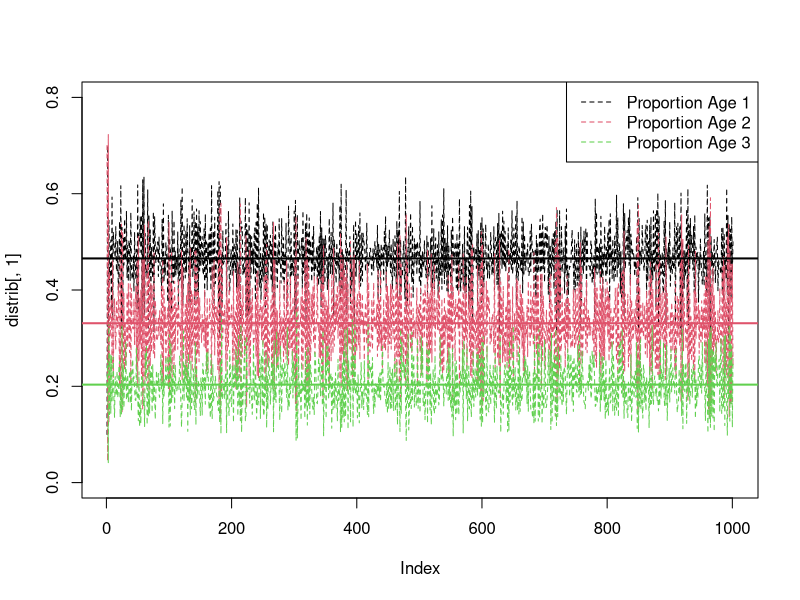
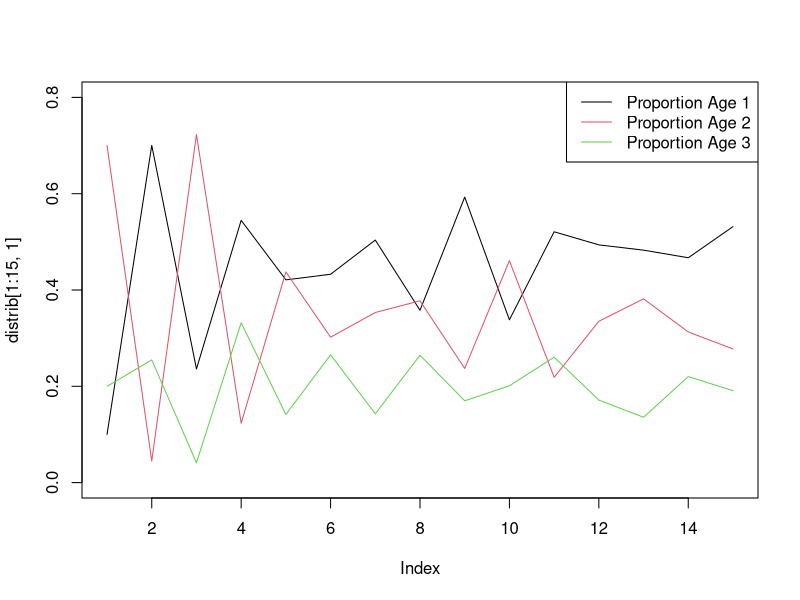
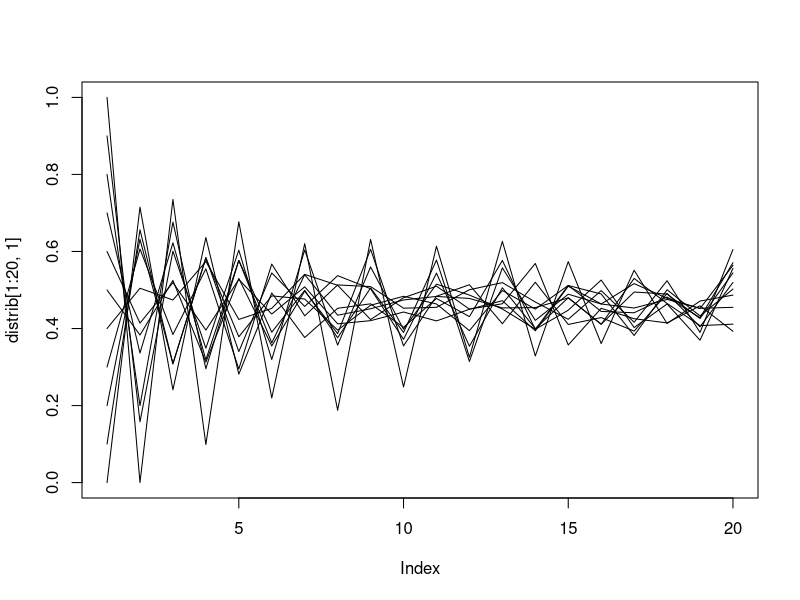

These figures' R source, in order:
# population plot

N = 3
T = 1000
b = 1.5
c = 0.9
d = 0.8
e = 0.5
eps = 0.3
pop = 100
J = 1000
v_0 <- c(0.1,0.7,0.2)

sample_L <- function(b, c, d, e, eps){
  L <- matrix(0,3,3)
  rdm <- runif(4, -eps, eps)
  L[1,2] = b + rdm[1]
  L[1,3] = e + rdm[4]
  L[2,1] = c + rdm[2]
  L[3,2] = d + rdm[3]
  return(L)
}

population <- numeric(T+1)
U <- v_0
distrib <- matrix(0,T+1,N)
population[1] <- pop
distrib[1,] <- v_0

for (t in seq_len(T)){
  L <- sample_L(b,c,d,e,eps)
  U=L%*%U
  population[t+1]=sum(U)
  distrib[t+1,]=U/population[t+1]
}
#plot(population, type="l", ylab="Population size", xlab="Time")   #ignore


means <- apply(distrib[200:1001,], 2, mean)


plot1=plot(distrib[,1], col=1, type="l", ylim=c(0,0.8), lty=2)+lines(distrib[,2], col=2, type="l", lty=2)+lines(distrib[,3], col=3, type="l", lty=2)
legend(legend=c("Proportion Age 1", "Proportion Age 2", "Proportion Age 3"), col=1:3, "topright", lty=2)
abline(h=means[1:3], col=1:3, lwd=2)




distrib[1:10,]   # it quickly converges to the stationary distributions, let's look at the first 15 steps

plot1=plot(distrib[1:15,1], col=1, type="l", ylim=c(0,0.8))+lines(distrib[1:15,2], col=2, type="l", lty=1)+lines(distrib[1:15,3], col=3, type="l", lty=1)
legend(legend=c("Proportion Age 1", "Proportion Age 2", "Proportion Age 3"), col=1:3, "topright", lty=1)


# Let's see how v[1] behaves with different starting values v_0


v_0 <- c(0,0.5,0.5)
population <- numeric(T+1)
U <- v_0
distrib <- matrix(0,T+1,N)
population[1] <- pop
distrib[1,] <- v_0
for (t in seq_len(T)){
  L <- sample_L(b,c,d,e,eps)
  U=L%*%U
  population[t+1]=sum(U)
  distrib[t+1,]=U/population[t+1]
}
plot(distrib[1:20,1], col=1, type="l", ylim=c(0,1))


v_0 <- c(0.1,0.2,0.7)
population <- numeric(T+1)
U <- v_0
distrib <- matrix(0,T+1,N)
population[1] <- pop
distrib[1,] <- v_0
for (t in seq_len(T)){
  L <- sample_L(b,c,d,e,eps)
  U=L%*%U
  population[t+1]=sum(U)
  distrib[t+1,]=U/population[t+1]
}
lines(distrib[1:20,1], col=1, type="l", ylim=c(0,0.8))

v_0 <- c(0.2,0.4,0.4)
population <- numeric(T+1)
U <- v_0
distrib <- matrix(0,T+1,N)
population[1] <- pop
distrib[1,] <- v_0
for (t in seq_len(T)){
  L <- sample_L(b,c,d,e,eps)
  U=L%*%U
  population[t+1]=sum(U)
  distrib[t+1,]=U/population[t+1]
}
lines(distrib[1:20,1], col=1, type="l", ylim=c(0,0.8))


v_0 <- c(0.3,0.4,0.3)
population <- numeric(T+1)
U <- v_0
distrib <- matrix(0,T+1,N)
population[1] <- pop
distrib[1,] <- v_0
for (t in seq_len(T)){
  L <- sample_L(b,c,d,e,eps)
  U=L%*%U
  population[t+1]=sum(U)
  distrib[t+1,]=U/population[t+1]
}
lines(distrib[1:20,1], col=1, type="l", ylim=c(0,0.8))



v_0 <- c(0.4,0.3,0.3)
population <- numeric(T+1)
U <- v_0
distrib <- matrix(0,T+1,N)
population[1] <- pop
distrib[1,] <- v_0
for (t in seq_len(T)){
  L <- sample_L(b,c,d,e,eps)
  U=L%*%U
  population[t+1]=sum(U)
  distrib[t+1,]=U/population[t+1]
}
lines(distrib[1:20,1], col=1, type="l", ylim=c(0,0.8))


v_0 <- c(0.5,0.3,0.2)
population <- numeric(T+1)
U <- v_0
distrib <- matrix(0,T+1,N)
population[1] <- pop
distrib[1,] <- v_0
for (t in seq_len(T)){
  L <- sample_L(b,c,d,e,eps)
  U=L%*%U
  population[t+1]=sum(U)
  distrib[t+1,]=U/population[t+1]
}
lines(distrib[1:20,1], col=1, type="l", ylim=c(0,0.8))

v_0 <- c(0.6,0.2,0.2)
population <- numeric(T+1)
U <- v_0
distrib <- matrix(0,T+1,N)
population[1] <- pop
distrib[1,] <- v_0
for (t in seq_len(T)){
  L <- sample_L(b,c,d,e,eps)
  U=L%*%U
  population[t+1]=sum(U)
  distrib[t+1,]=U/population[t+1]
}
lines(distrib[1:20,1], col=1, type="l", ylim=c(0,0.8))


v_0 <- c(0.7,0.2,0.1)
population <- numeric(T+1)
U <- v_0
distrib <- matrix(0,T+1,N)
population[1] <- pop
distrib[1,] <- v_0
for (t in seq_len(T)){
  L <- sample_L(b,c,d,e,eps)
  U=L%*%U
  population[t+1]=sum(U)
  distrib[t+1,]=U/population[t+1]
}
lines(distrib[1:20,1], col=1, type="l", ylim=c(0,0.8))

v_0 <- c(0.8,0.1,0.1)
population <- numeric(T+1)
U <- v_0
distrib <- matrix(0,T+1,N)
population[1] <- pop
distrib[1,] <- v_0
for (t in seq_len(T)){
  L <- sample_L(b,c,d,e,eps)
  U=L%*%U
  population[t+1]=sum(U)
  distrib[t+1,]=U/population[t+1]
}
lines(distrib[1:20,1], col=1, type="l", ylim=c(0,0.8))


v_0 <- c(0.9,0.1,0)
population <- numeric(T+1)
U <- v_0
distrib <- matrix(0,T+1,N)
population[1] <- pop
distrib[1,] <- v_0
for (t in seq_len(T)){
  L <- sample_L(b,c,d,e,eps)
  U=L%*%U
  population[t+1]=sum(U)
  distrib[t+1,]=U/population[t+1]
}
lines(distrib[1:20,1], col=1, type="l", ylim=c(0,0.8))


v_0 <- c(1,0,0)
population <- numeric(T+1)
U <- v_0
distrib <- matrix(0,T+1,N)
population[1] <- pop
distrib[1,] <- v_0
for (t in seq_len(T)){
  L <- sample_L(b,c,d,e,eps)
  U=L%*%U
  population[t+1]=sum(U)
  distrib[t+1,]=U/population[t+1]
}
lines(distrib[1:20,1], col=1, type="l", ylim=c(0,0.8))
